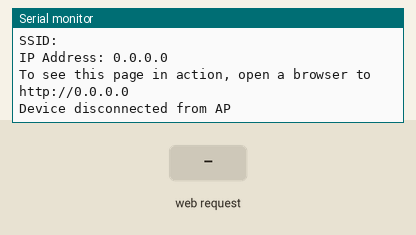
Bench run of a sketch on a simulated Arduino MKR. Parts: the last lines printed to the serial monitor. The test bench sets the inputs (shaded band).

Above: at 11.2 s.
11.3 s: HTTP request GET /controlMotor?action= received
At 12.5 s:
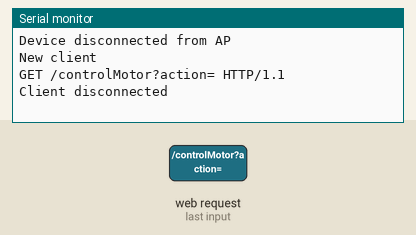
12.8 s: HTTP request GET /setVolumeFlow?value= received
At 13.6 s:
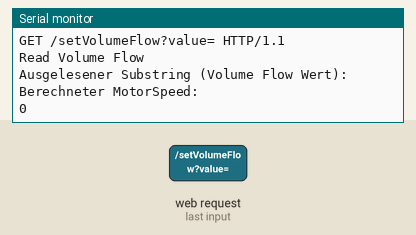
14.3 s: HTTP request GET /getVolumeFlow received
At 14.7 s:
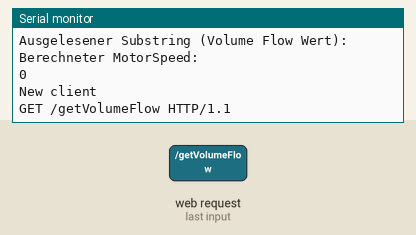
15.8 s: HTTP request GET /start received
At 17.0 s:
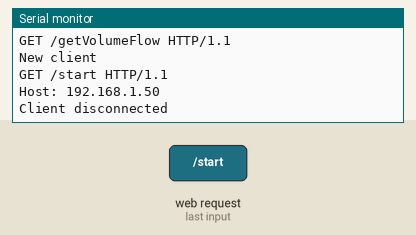
17.3 s: HTTP request GET /stop received
At 18.2 s:
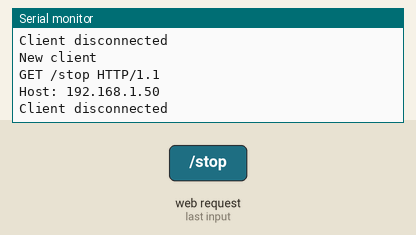
Timing chart, 0 to 19.8 s (numbered marks = the images above; inputs shaded):
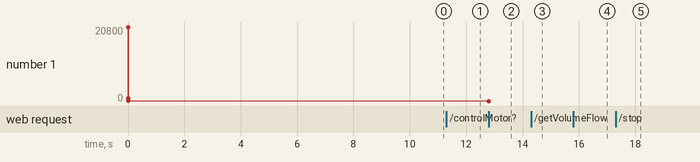

Measured:
- after the input at 11.3 s, the serial monitor: prints a new line at once (image 1)
- after the input at 12.8 s, the serial monitor: prints a new line at once (image 2)
- after the input at 14.3 s, the serial monitor: prints a new line at once (image 3)
- after the input at 15.8 s, the serial monitor: prints a new line at once (image 4)
- after the input at 17.3 s, the serial monitor: prints a new line at once (image 5)

The sketch:

MotorControlViaWiFI_CurrVolDiagram.ino
```cpp
#include <Stepper.h>
#include <WiFiNINA.h>


const int stepsPerRevolution = 1000; // Anzahl der Schritte pro Umdrehung
long stepCount = 0; // Zählt Schritte des Motors
float rotations = 0.0; // Geleistete Umdrehung des Motors seit Programmbeginn
float volumeLoss = 0.0; // ml
const float initialVolume = 12.7; //ml
float currentVolume;

#define BUTTON_PIN 12 // Taster-Pin

// Definieren Sie die Pins für den Schrittmotor
const int motorPins[4] = {8, 9, 10, 11};

// Erstellen Sie eine Instanz des Stepper-Objekts
Stepper myStepper(stepsPerRevolution, motorPins[0], motorPins[1], motorPins[2], motorPins[3]);

char ssid[] = "ArduinoAP";        // Your network SSID (name)
char pass[] = "testArduino25";    // Your network password

int status = WL_IDLE_STATUS;
WiFiServer server(80);
bool motorRunning = false;

// Variablen zur Berechnung
float pi = PI;
long pi_long = long(pi);
long AreaCalc; // in mm^2
long pitch = 1; // in mm
float injektionDiameter = 14.960; // in mm
long injektionArea; // in µm^2
long injektionVolumeFlow ; // in µm^3/min
float injektionVolumeFlow_ml = 20.8; // in ml/h
float injektionSpeed; // in µm/min
long spindleRotationalSpeed; // in U/h
int motorSpeed =1; // in U/min
float volumePerRevolution;


void setup() {
    Serial.begin(9600);
    pinMode(BUTTON_PIN, INPUT);

    //  // Berechnungen durchführen
    AreaCalc = long(pi * injektionDiameter * injektionDiameter); // in mm^2
    injektionArea = AreaCalc / 4; // in mm^2
    injektionVolumeFlow = injektionVolumeFlow_ml * 1000; // mm^3/min
    injektionSpeed = float(injektionVolumeFlow  /float(injektionArea )); // in mm/h
    spindleRotationalSpeed = injektionSpeed / pitch ; // in U/h
    motorSpeed = int(spindleRotationalSpeed / 60); // in U/min

    volumePerRevolution = injektionArea * pitch * 0.001;  //in ml/U

    Serial.println("PI:");
    Serial.println(pi_long);

    Serial.println("Injektion Diameter:");
    Serial.println(injektionDiameter);
    Serial.println("AreaCalc:");
    Serial.println(AreaCalc);
    Serial.println("Injektion Area:");
    Serial.println(injektionArea);

    Serial.println("Injektion Volume Flow:");
    Serial.println(injektionVolumeFlow);
    Serial.println("Injektion Speed:");
    Serial.println(injektionSpeed);
    Serial.println("Spindle Speed");
    Serial.println(spindleRotationalSpeed);

    Serial.println("Current Motor Speed");
    Serial.println(motorSpeed);

     Serial.println("Volume per Revolution");
    Serial.println(volumePerRevolution);
    myStepper.setSpeed(motorSpeed); // Maximalgeschwindigkeit in Schritten pro Sekunde
    if (WiFi.status() == WL_NO_MODULE) {
        Serial.println("Communication with WiFi module failed!");
        while (true);
    }

    String fv = WiFi.firmwareVersion();
    if (fv < WIFI_FIRMWARE_LATEST_VERSION) {
        Serial.println("Please upgrade the firmware");
    }

    Serial.print("Creating access point named: ");
    Serial.println(ssid);

    status = WiFi.beginAP(ssid, pass);
    if (status != WL_AP_LISTENING) {
        Serial.println("Creating access point failed");
        while (true);
    }

    delay(10000); // wait for connection

    server.begin();
    printWiFiStatus();

}

void loop() {
     // Check the button state
    // if (digitalRead(BUTTON_PIN) == HIGH) { // Button pressed
    //     delay(50); // debounce delay
    //     if (digitalRead(BUTTON_PIN) == HIGH) { // Check again after debounce
    //          motorRunning = !motorRunning;

    //         // Status ändern, um die AJAX-Anfragen richtig zu bedienen
    //         while (digitalRead(BUTTON_PIN) == HIGH); // Kurze Verzögerung, um die Schaltlogik abzukapseln
    //     }
    // }

    // Update WiFi status
    if (status != WiFi.status()) {
        status = WiFi.status();
        if (status == WL_AP_CONNECTED) {
            Serial.println("Device connected to AP");
        } else {
            Serial.println("Device disconnected from AP");
        }
    }

    WiFiClient client = server.available(); // Listen for incoming clients

    if (client) { // If you get a client,
        Serial.println("New client");
        String currentLine = ""; // Hold incoming data from the client

        while (client.connected()) { // Loop while the client is connected
            if (client.available()) { // If there's bytes to read from the client,
                char c = client.read(); // Read a byte
                Serial.write(c); // Print it out the serial monitor

                if (c == '\n') { // If the byte is a newline character
                    // If currentLine is blank, send a response
                    if (currentLine.length() == 0) {
                        // Send an HTTP response header
                        client.println("HTTP/1.1 200 OK");
                        client.println("Content-type:text/html");
                        client.println();

                        // Send HTML page
                        client.println("<!DOCTYPE html><html><head><title>Step Motor Controller</title>");
                        client.println("<script src='https://cdn.jsdelivr.net/npm/chart.js'></script>");
                        client.println("</head>");
                         client.println("<body>");
                        client.println("<h1>Step Motor Control</h1>");
                        // Eingabe für injektionVolumeFlow in ml/min
                        client.print("<p>Injection Volume Flow (ml/h): <input type='text' id='injektionVolumeFlow' value=''"); // Umrechnung in ml/min
                        client.print(injektionVolumeFlow_ml); // den letzten Wert hier verwenden
                        client.println("'></p>");
                        client.println("<button onclick='setVolumeFlow()'>Set Volume Flow</button>");
                        client.println("<p id='errorMsg' style='color:red;'></p>"); // Fehlernachricht

                         // Zeile für den letzten eingegebenen Wert
                        client.print("<p>Current Volume Flow (ml/h):  <span id='currentVolumeFlow'>");
                        client.print(injektionVolumeFlow_ml); // Setze den zuletzt eingegebenen Wert in this line
                        client.println("</span></p>");
                        client.println("<button onclick='controlMotor('start')'>Start Motor</button>");
                        client.println("<button onclick='controlMotor('stop')'>Stop Motor</button>");
                        //client.println("<p>Click <a href=\"/start\">here</a> to start the motor</p>");
                        //client.println("<p>Click <a href=\"/stop\">here</a> to stop the motor</p>");
                        client.println("<p>");
                        client.println("Current motor status: ");
                        client.print(motorRunning ? "Running" : "Stopped");
                        client.println("</p>");

                        client.println("<script>");
                        client.println("function controlMotor(action) {");
                        client.println("    fetch(`/controlMotor?action=${action}`)");
                        client.println("        .then(response => response.json())");
                        client.println("        .then(data => {");   // Motorstatus aktualisieren, falls nötig
                        client.println("            updateMotorStatus(data.status);");
                        client.println("        })");
                        client.println("        .catch(error => console.error('Error controlling motor:', error));");
                        client.println("}");

                        // Funktion zum Anzeigen des Motorstatus
                        client.println("function updateMotorStatus(status) {");
                        client.println("    const statusElement = document.getElementById('motorStatus');");
                        client.println("    statusElement.textContent = status.charAt(0).toUpperCase() + status.slice(1);");
                        client.println("}");

                        // Funktion zum regelmäßigen Abrufen des Motorstatus
                        client.println("function fetchMotorStatus() {");
                        client.println("    fetch('/getMotorStatus')"); // Endpunkt, der den Motorstatus zurückgibt
                        client.println("        .then(response => response.json())");
                        client.println("        .then(data => {");
                        client.println("            updateMotorStatus(data.status);");
                        client.println("        })");
                        client.println("        .catch(error => console.error('Error fetching motor status:', error));");
                        client.println("}");

                        // Regelmäßiger Abruf des Motorstatus
                        client.println("setInterval(fetchMotorStatus, 5000); ");// Alle 5 Sekunden aktualisieren


                        client.println("</script>");


                        client.println("<script>");
                        client.println("function setVolumeFlow() {");
                        client.println("  var xhr = new XMLHttpRequest();");
                        client.println("  var volumeFlow = document.getElementById('injektionVolumeFlow').value;");

                        client.println("  // Überprüfen, ob die Eingabe nur Zahlen enthält");
                        client.println("  if (!/^[0-9]+([.][0-9]+)?$/.test(volumeFlow)) {"); // Regular Expression für nur Ziffern
                        client.println("    document.getElementById('errorMsg').innerText = 'Bitte nur Zahlen eingeben.';");
                        client.println("    return; "); // Abbrechen, keine Anfrage senden
                        client.println("  } else {");
                        client.println("    document.getElementById('errorMsg').innerText = ''; "); // Fehlernachricht zurücksetzen
                        client.println("  }");

                        client.println("  xhr.open('GET', '/setVolumeFlow?value=' + volumeFlow, true);");
                        client.println("  xhr.onreadystatechange = function () {");
                        client.println("    if (xhr.readyState == 4 && xhr.status == 200) {");
                        client.println("      document.getElementById('currentVolumeFlow').innerText = xhr.responseText;");
                        client.println("    }");
                        client.println("  };");
                        client.println("  xhr.send();");
                        client.println("}");
                        client.println("</script>");

                        // Canvas für das Diagramm
                        client.println("<canvas id='volumeChart' width='400' height='200'></canvas>");

                        // JavaScript zur Erstellung und Aktualisierung des Diagramms
                        client.println("<script>");
                        client.println("let initialVolume = 10;");
                        client.println("let remainingVolume = initialVolume;");
                        client.println("let volumeData = [];");
                        client.println("let timeData = [];");
                        client.println("let volumeChart = new Chart(document.getElementById('volumeChart'), {");
                        client.println("  type: 'line',");
                        client.println("  data: {");
                        client.println("    labels: timeData,");
                        client.println("    datasets: [{");
                        client.println("      label: 'Remaining Volume (ml)',");
                        client.println("      data: volumeData,");
                        client.println("      borderColor: 'rgba(75, 192, 192, 1)',");
                        client.println("      fill: false");
                        client.println("    }]");
                        client.println("  },");
                        client.println("  options: {");
                        client.println("    scales: {");
                        client.println("      y: {");
                        client.println("        beginAtZero: true");
                        client.println("      }");
                        client.println("    }");
                        client.println("  }");
                        client.println("});");

                        client.println("function updateChart(remainingVolume) {");
                        client.println("  const now = new Date().toLocaleTimeString();");
                        client.println("  timeData.push(now);");
                        client.println("  volumeData.push(remainingVolume);");
                        client.println("  if (timeData.length > 60) { // Behalte nur die letzten 10 Werte");
                        client.println("    timeData.shift();");
                        client.println("    volumeData.shift();");
                        client.println("  }");
                        client.println("  volumeChart.update();");
                        client.println("}");

                        client.println("function fetchVolumeFlow() {");
                        client.println("  fetch('/getVolumeFlow') // Server-Endpunkt zum Abrufen des aktuellen Volumenflusses");
                        client.println("    .then(response => response.json())");
                        client.println("    .then(data => {");
                        client.println("        let volumeFlowPerSecond = data.volume / 3600"); // Umrechnung von ml/h in ml/s
                        client.println("        remainingVolume -= volumeFlowPerSecond * 5"); // alle 5 Sekunden aktualisieren
                        client.println("        remainingVolume = Math.max(remainingVolume, 0)");  // Sicherstellen, dass es nicht negativ wird
                        client.println("        updateChart(remainingVolume);");
                        client.println("    });");
                        client.println("}");

                        // Regelmäßig den Volumenfluss abrufen
                        client.println("setInterval(fetchVolumeFlow, 5000); // Alle 5 Sekunden abrufen");

                        client.println("</script>");

                        client.println("</body>");
                        client.println("</html>");
                        client.stop();

                        break; // Exit the while loop
                    } else {

                        if (currentLine.startsWith("GET /controlMotor?action=")) {
                            String action = currentLine.substring(currentLine.indexOf('=') + 1);
                            if (action == "start") {
                                // Logik zum Starten des Motors
                                motorRunning = true;
                            } else if (action == "stop") {
                                // Logik zum Stoppen des Motors
                                motorRunning = false;
                            }

                            client.println("HTTP/1.1 200 OK");
                            client.println("Content-Type: application/json");
                            client.println();
                            client.print("{\"status\": \"");
                            client.print(motorRunning ? "Running" : "Stopped");
                            client.println("\"}");
                            client.stop();
                        }
                        // // Process requests to start or stop the motor
                        // if (currentLine.endsWith("GET /start HTTP/1.1")) {
                        //     Serial.println("Read Start motor");
                        //     motorRunning = true; // Start the motor
                        // }
                        // if (currentLine.endsWith("GET /stop HTTP/1.1")) {
                        //     Serial.println("Read Stop motor");
                        //     motorRunning = false; // Stop the motor
                        // }
                        if (currentLine.startsWith("GET /setVolumeFlow?value=")) {
                            // Extrahieren Sie die injektionVolumeFlow aus der Anfrage
                            Serial.println();
                            Serial.println("Read Volume Flow");
                            motorRunning = false; // Stoppe den Motor vorübergehend
                            int valueStartIndex = currentLine.indexOf('=') + 1; // Erhalte den Index nach '='
                            int valueEndIndex = currentLine.indexOf(' ', valueStartIndex);
                            // Serial.println(valueStartIndex);
                            // Serial.println(valueEndIndex);

                            // Wenn kein Leerzeichen gefunden wird, setzen Sie valueEndIndex auf die Länge von currentLine
                            if (valueEndIndex == -1) {
                                valueEndIndex = currentLine.length();
                            }

                            // Hole den Wert zwischen den Indizes
                            String volumeFlowString = currentLine.substring(valueStartIndex, valueEndIndex);
                            Serial.println("Ausgelesener Substring (Volume Flow Wert):");
                            Serial.println(volumeFlowString);
                            // // Umwandeln der injektionVolumeFlow
                            injektionVolumeFlow_ml = volumeFlowString.toFloat(); // Konvertieren Sie den injektionVolumeFlow in eine ganze Zahl
                            injektionVolumeFlow = injektionVolumeFlow_ml * 1000; // mm^3/min
                            injektionSpeed = float(injektionVolumeFlow  /float(injektionArea )); // in mm/h und multipliziert mit 1.000.000, um zu vermeiden, dass Werte verloren gehen.
                            spindleRotationalSpeed = injektionSpeed / pitch ; // in U/h
                            motorSpeed = int(spindleRotationalSpeed / 60); // in U/ min
                            Serial.println("Berechneter MotorSpeed:");
                            Serial.println(motorSpeed);
                            myStepper.setSpeed(motorSpeed);
                            client.println("HTTP/1.1 200 OK");
                            client.println("Content-Type: text/plain");
                            client.println("Connection: close");
                            client.println();
                            client.println(injektionVolumeFlow_ml);
                              // Setzen Sie die neue Geschwindigkeit für den Motor}
                            client.stop();
                            return;
                        }

                        if (currentLine.startsWith("GET /getVolumeFlow")) {
                            client.println("HTTP/1.1 200 OK");
                            client.println("Content-Type: application/json");
                            client.println("Connection: close");
                            client.println();
                            client.print("{\"volume\": ");
                            client.print(injektionVolumeFlow_ml); // Annahme: injektionVolumeFlow_ml ist der aktuelle Volumenfluss
                            client.println("}");
                            client.stop();
                            return;
                        }
                        currentLine = ""; // Clear the current line
                    }
                } else if (c != '\r') {
                    currentLine += c;
                }


            }
        }
        client.stop(); // Close the client connection
        Serial.println("Client disconnected");
    }

    // Motorsteuerung basierend auf motorRunning
    if (motorRunning) {
        myStepper.step(1); // Move the motor one step

        stepCount += 1;
        rotations = (float)stepCount / stepsPerRevolution;
        volumeLoss = rotations * volumePerRevolution;
        currentVolume = initialVolume - volumeLoss;
        delay(5); // Delay for smoother movement

    }

}


void printWiFiStatus() {
    Serial.print("SSID: ");
    Serial.println(WiFi.SSID());

    IPAddress ip = WiFi.localIP();
    Serial.print("IP Address: ");
    Serial.println(ip);

    Serial.print("To see this page in action, open a browser to http://");
    Serial.println(ip);
}
```
